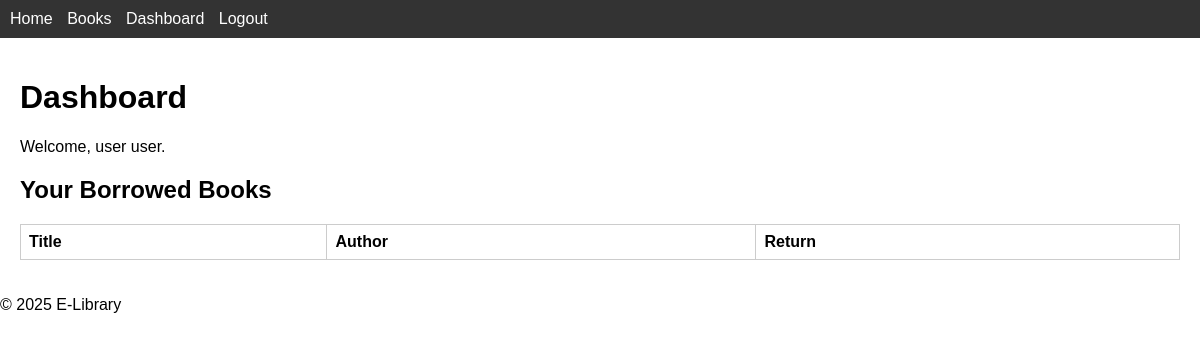
/index.php?page=dashboard (signed in), run on an earlier commit of the app's database.
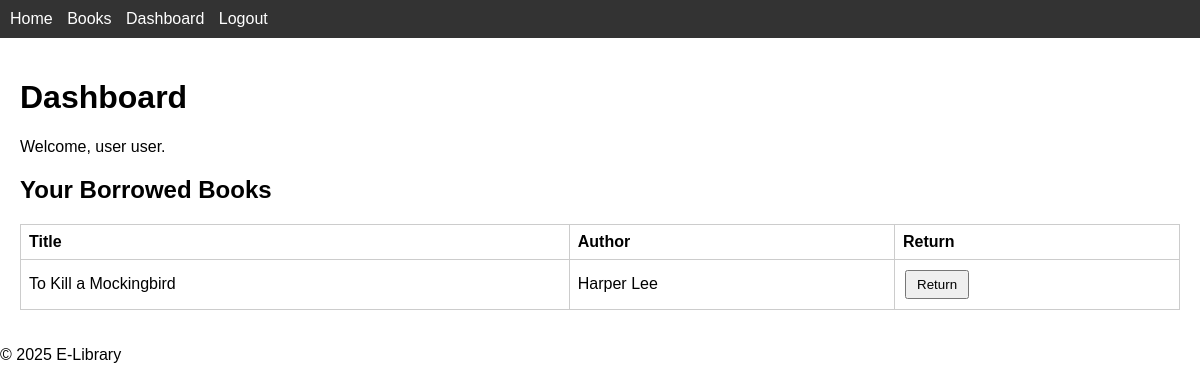
And on a later commit of the database.
### tables this page shows
CREATE TABLE borrowings (
    id INT AUTO_INCREMENT PRIMARY KEY,
    user_id INT NOT NULL,
    book_id INT NOT NULL,
    borrow_date DATETIME DEFAULT CURRENT_TIMESTAMP,
    return_date DATETIME DEFAULT NULL,
    FOREIGN KEY (user_id) REFERENCES users(id),
    FOREIGN KEY (book_id) REFERENCES books(id)
);

CREATE TABLE books (
    id INT AUTO_INCREMENT PRIMARY KEY,
    title VARCHAR(255) NOT NULL,
    author VARCHAR(255) NOT NULL,
    category VARCHAR(100),
    isbn VARCHAR(20)
);

### controllers/dashboard.php (called while the page is built, shortened)
<?php
require_once __DIR__ . '/../models/borrow_model.php';
if ($_SESSION['role'] === 'admin') {
    $books = get_books();
    $borrowings = [];
} else {
    $borrowings = get_user_borrowings($_SESSION['user_id']);
}
include __DIR__ . '/../views/header.php';
include __DIR__ . '/../views/dashboard.php';
include __DIR__ . '/../views/footer.php';

### models/borrow_model.php (called while the page is built, shortened)
<?php
function get_user_borrowings($user_id) {
    $db = get_db();
    $stmt = $db->prepare('SELECT br.id as borrow_id, b.* , br.borrow_date, br.return_date
                          FROM borrowings br JOIN books b ON br.book_id = b.id
                          WHERE br.user_id = ? AND br.return_date IS NULL');
    $stmt->execute([$user_id]);
    return $stmt->fetchAll(PDO::FETCH_ASSOC);
}

### views/dashboard.php (the view, shortened to what this page needs)
<h1>Dashboard</h1>
<p>Welcome, <?php echo htmlspecialchars($_SESSION['role']); ?> user.</p>
<?php if ($_SESSION['role'] === 'admin'): ?>
    <form method="get" action="index.php">
        <input type="hidden" name="page" value="add_book">
        <button type="submit">Add Book</button>
    </form>
    <table>
        <tr><th>Title</th><th>Actions</th></tr>
        <?php foreach ($books as $b): ?>
        <tr>
            <td><?php echo htmlspecialchars($b['title']); ?></td>
            <td>
                <form method="get" action="index.php" style="display:inline">
                    <input type="hidden" name="page" value="edit_book">
                    <input type="hidden" name="id" value="<?php echo $b['id']; ?>">
                    <button type="submit">Edit</button>
                </form>
                <form method="get" action="index.php" style="display:inline" onsubmit="return confirm('Delete book?');">
                    <input type="hidden" name="page" value="delete_book">
                    <input type="hidden" name="id" value="<?php echo $b['id']; ?>">
                    <button type="submit">Delete</button>
                </form>
            </td>
        </tr>
        <?php endforeach; ?>
    </table>
<?php else: ?>
    <h2>Your Borrowed Books</h2>
    <table>
        <tr><th>Title</th><th>Author</th><th>Return</th></tr>
        <?php foreach ($borrowings as $b): ?>
        <tr>
            <td><?php echo htmlspecialchars($b['title']); ?></td>
            <td><?php echo htmlspecialchars($b['author']); ?></td>
            <td>
                <form method="get" action="index.php" style="display:inline">
                    <button type="submit">Return</button>
                </form>
            </td>
        </tr>
        <?php endforeach; ?>
    </table>
<?php endif; ?>

### index.php (shortened to what this page needs)
<?php
$page = isset($_GET['page']) ? $_GET['page'] : 'home';
switch ($page) {
    case 'dashboard':
        require __DIR__ . '/controllers/dashboard.php';
        break;
}

### views/header.php (shortened to what this page needs)
<!DOCTYPE html>
<html>
<head>
    <link rel="stylesheet" href="assets/css/style.css">
</head>
<body>
<nav>
    <a href="index.php">Home</a>
    <a href="index.php?page=books">Books</a>
    <?php if (isset($_SESSION['user_id'])): ?>
        <a href="index.php?page=dashboard">Dashboard</a>
        <a href="index.php?page=logout">Logout</a>
    <?php else: ?>
        <a href="index.php?page=login">Login</a>
        <a href="index.php?page=register">Register</a>
    <?php endif; ?>
</nav>
<div class="container">

### views/footer.php
</div>
<footer>
    <p>&copy; <?php echo date('Y'); ?> E-Library</p>
</footer>
</body>
</html>

### assets/css/style.css (style rules this page uses)
body { font-family: Arial, sans-serif; margin: 0; padding: 0; }
nav { background: #333; color: #fff; padding: 10px; }
nav a { color: #fff; margin-right: 10px; text-decoration: none; }
.container { padding: 20px; }
table { border-collapse: collapse; width: 100%; }
th, td { border: 1px solid #ccc; padding: 8px; text-align: left; }
button { padding: 5px 10px; margin: 2px; }

What changed in the data, as far as the page shows it:
added borrowings: book.title "To Kill a Mockingbird", book.author "Harper Lee"
